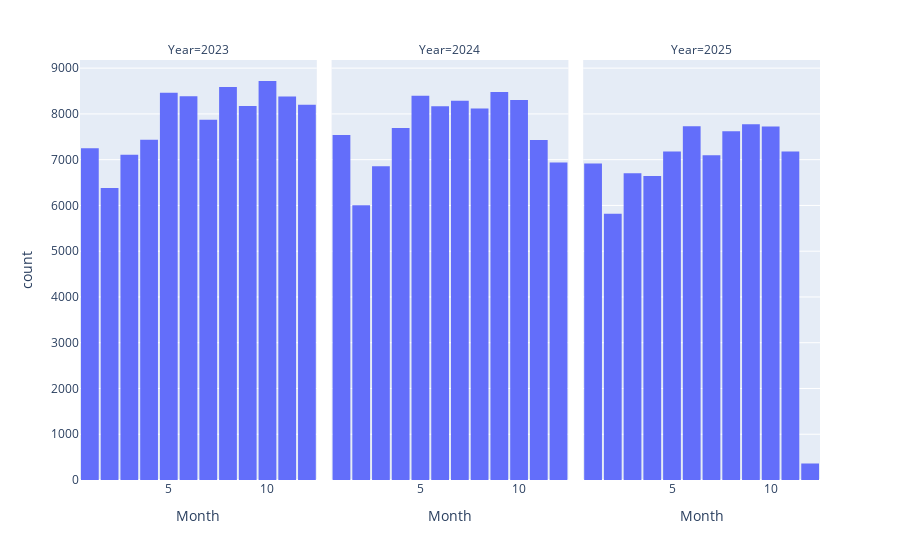

Notebook source saved alongside this figure:
### Code cell
fig = px.histogram(df_accidents_in_time, 
                   x="Month", 
                   facet_col="Year", 
                   facet_col_wrap=3) # Po 3 grafech na řádek

fig.update_layout(bargap=0.1)
fig.show()

### Figure 1 — Plotly figure (JSON) as saved in the notebook; plotly's stock layout.template omitted (floating-point values rounded to 4 significant figures; data arrays with more than 128 entries replaced by an {"elided": "..."} marker saying what was removed)
{"data": [{"bingroup": "x", "hovertemplate": "Year=2023<br>Month=%{x}<br>count=%{y}<extra></extra>", "legendgroup": "", "marker": {"color": "#636efa", "pattern": {"shape": ""}}, "name": "", "orientation": "v", "showlegend": false, "type": "histogram", "x": {"elided": "94945 int values"}, "xaxis": "x", "yaxis": "y"}, {"bingroup": "x", "hovertemplate": "Year=2024<br>Month=%{x}<br>count=%{y}<extra></extra>", "legendgroup": "", "marker": {"color": "#636efa", "pattern": {"shape": ""}}, "name": "", "orientation": "v", "showlegend": false, "type": "histogram", "x": {"elided": "92218 int values"}, "xaxis": "x2", "yaxis": "y2"}, {"bingroup": "x", "hovertemplate": "Year=2025<br>Month=%{x}<br>count=%{y}<extra></extra>", "legendgroup": "", "marker": {"color": "#636efa", "pattern": {"shape": ""}}, "name": "", "orientation": "v", "showlegend": false, "type": "histogram", "x": {"elided": "78747 int values"}, "xaxis": "x3", "yaxis": "y3"}], "layout": {"annotations": [{"font": {}, "showarrow": false, "text": "Year=2023", "x": 0.16, "xanchor": "center", "xref": "paper", "y": 1, "yanchor": "bottom", "yref": "paper"}, {"font": {}, "showarrow": false, "text": "Year=2024", "x": 0.5, "xanchor": "center", "xref": "paper", "y": 1, "yanchor": "bottom", "yref": "paper"}, {"font": {}, "showarrow": false, "text": "Year=2025", "x": 0.84, "xanchor": "center", "xref": "paper", "y": 1, "yanchor": "bottom", "yref": "paper"}], "bargap": 0.1, "barmode": "relative", "legend": {"tracegroupgap": 0}, "margin": {"t": 60}, "xaxis": {"anchor": "y", "domain": [0, 0.32], "title": {"text": "Month"}}, "xaxis2": {"anchor": "y2", "domain": [0.34, 0.66], "matches": "x", "title": {"text": "Month"}}, "xaxis3": {"anchor": "y3", "domain": [0.68, 1.0], "matches": "x", "title": {"text": "Month"}}, "yaxis": {"anchor": "x", "domain": [0, 1], "title": {"text": "count"}}, "yaxis2": {"anchor": "x2", "domain": [0, 1], "matches": "y", "showticklabels": false}, "yaxis3": {"anchor": "x3", "domain": [0, 1], "matches": "y", "showticklabels": false}}}
